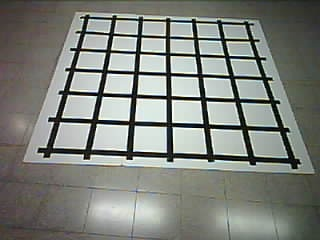
#> input picture opencv-maze-detection/assets/20221229125145.jpg, 320 x 240 px
$ python grid_detection.py
#> lines starting #> are read from the running program, lines starting #| are printed output that depends on the picture; after the words box and inside, x2 and y2 are one past the last pixel; in counts of white or black regions, pixels touching at a corner belong together
import cv2
import numpy as np
from imutils import contours as cont

def sort_contours(contours=[]):
    for c in contours:
        area = cv2.contourArea(c)
        if (area>100 and area<60000):
            valid_area_contours.append(c)

    (cnts, _) = cont.sort_contours(valid_area_contours, method="top-to-bottom")

    # Take each row of 6 and sort from left-to-right
    row = []
    ordered=[]
    for (i, c) in enumerate(cnts, 1):
        row.append(c)
        if i % 6 == 0:
            (cnts, _) = cont.sort_contours(row, method="left-to-right")
            ordered.append(cnts)
            row = []
    return ordered

# Load image, Gaussian blur, convert to hsv
img = cv2.imread("assets/20221229125145.jpg")
#> img is the input picture: shape (240, 320, 3); mean B, G, R 123.7, 130, 126.5
original = img.copy()
mask = np.zeros(img.shape, dtype=np.uint8)

#draws edges in the image
blur = cv2.GaussianBlur(img, (7,7), 0)
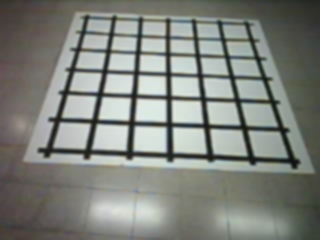
#> blur: shape (240, 320, 3); mean B, G, R 123.7, 130, 126.5
edge = cv2.Canny(blur, 10, 150)
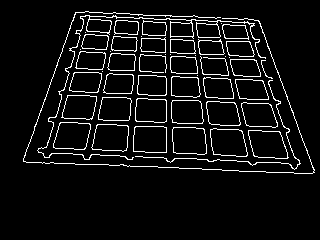
#> edge: shape (240, 320); 6.5% white in thin lines or dots, all inside (x1, y1, x2, y2) = (23, 11, 315, 174)
gray = cv2.cvtColor(img,cv2.COLOR_BGR2GRAY)
#make edges more pronounced
kernel = np.ones((7,7),np.uint8)
dilation = cv2.dilate(edge,kernel,iterations = 1)
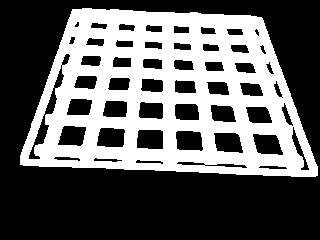
#> dilation: shape (240, 320); 38.2% white; 1 white region

#gets the biggest contour(outline)
contours = cv2.findContours(dilation, cv2.RETR_EXTERNAL, cv2.CHAIN_APPROX_SIMPLE)
#> contours = 1 contour; box (x1, y1, x2, y2) and area: (20, 8, 318, 177) 38878
contours = contours[0] if len(contours) == 2 else contours[1]
for c in contours:
    area_thresh = 0
    area = cv2.contourArea(c)
    if area > area_thresh:
        area = area_thresh
        big_contour = c
#> this loop made 1 pass
#> area_thresh on pass 1: 0
#> after the loop, big_contour = contour of 273 points, box (x1, y1, x2, y2) (20, 8, 318, 177), area 38878
cv2.drawContours(img, [big_contour], 0, (255,255,255), 3)
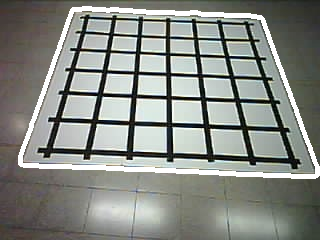
#> img: shape (240, 320, 3); 5.19% of pixels changed, all inside (x1, y1, x2, y2) = (18, 6, 320, 179)
cv2.drawContours(mask, [big_contour], 0, (255,255,255), 3)
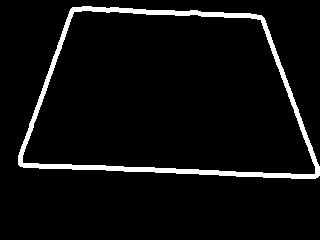
#> mask: shape (240, 320, 3); 5.2% white; 1 white region, box (x1, y1, x2, y2) and area: (18, 6, 320, 179) 3987
"""
#gets the coordinates of the verticies
mask = cv2.cvtColor(mask, cv2.COLOR_BGR2GRAY)
corners = cv2.goodFeaturesToTrack(mask, maxCorners=4, qualityLevel=0.01, minDistance=150)
for corner in corners:
    x,y = corner.ravel()
    cv2.circle(img,(int(x),int(y)),8,(255,120,255),-1)
    cv2.circle(mask,(int(x),int(y)),8,(255,120,255),-1)
    print("({}, {})".format(x,y))

#perspective transform -> birds eye view of the section we want
pts1 = np.float32([corners[3], corners[2],
                    corners[1], corners[0]])
pts2 = np.float32([[0, 0], [525, 0],
                    [0, 500], [525, 500]])
matrix=cv2.getPerspectiveTransform(pts1,pts2)
cropped = cv2.warpPerspective(img,matrix,(525,500 ))
gray_cropped = cv2.cvtColor(cropped,cv2.COLOR_BGR2GRAY)

#detect squares inside the grid
_,result_tresh =cv2.threshold(gray_cropped,50,255,cv2.THRESH_BINARY_INV)
kernel = np.ones((3,3),np.uint8)
dilated2 = cv2.dilate(result_tresh,kernel,iterations = 1)

#shape of maze
width = 6
height=6

#seperate image to boxes
valid_area_contours=[]
contours_of_squares,_ = cv2.findContours(dilated2, cv2.RETR_LIST, cv2.CHAIN_APPROX_SIMPLE)
sorted_contours = sort_contours(contours_of_squares)
boxes =[]
# Draw text
for i in range (36):
    rows,columns = i%6,i//6
    c = sorted_contours[rows][columns]
    x,y,w,h = cv2.boundingRect(c)
    cv2.rectangle(cropped,(x,y),(x+w,y+h),(0,255,0),2)
    boxes.append(cropped[y:y+h,x:x+w])
"""
#show all images
cv2.imshow("edge", dilation)
#cv2.imshow("result_tresh", result_tresh)
cv2.imshow("image", img)
#cv2.imshow("image2", cropped)
#close window if you press a key
cv2.waitKey(0)
cv2.destroyAllWindows()
